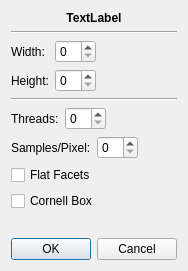
<?xml version="1.0" encoding="UTF-8"?>
<ui version="4.0">
 <class>PainterParametersFor3d</class>
 <widget class="QDialog" name="PainterParametersFor3d">
  <property name="geometry">
   <rect>
    <x>0</x>
    <y>0</y>
    <width>184</width>
    <height>271</height>
   </rect>
  </property>
  <property name="windowTitle">
   <string>Dialog</string>
  </property>
  <layout class="QVBoxLayout" name="verticalLayout">
   <item>
    <widget class="QLabel" name="label_space">
     <property name="font">
      <font>
       <weight>75</weight>
       <bold>true</bold>
      </font>
     </property>
     <property name="text">
      <string>TextLabel</string>
     </property>
     <property name="alignment">
      <set>Qt::AlignCenter</set>
     </property>
    </widget>
   </item>
   <item>
    <widget class="Line" name="line">
     <property name="orientation">
      <enum>Qt::Horizontal</enum>
     </property>
    </widget>
   </item>
   <item>
    <layout class="QHBoxLayout" name="horizontalLayout_2">
     <item>
      <layout class="QFormLayout" name="formLayout_3">
       <item row="0" column="0">
        <widget class="QLabel" name="label_2">
         <property name="text">
          <string>Width:</string>
         </property>
        </widget>
       </item>
       <item row="1" column="0">
        <widget class="QLabel" name="label_3">
         <property name="text">
          <string>Height:</string>
         </property>
        </widget>
       </item>
       <item row="0" column="1">
        <widget class="QSpinBox" name="spinBox_width"/>
       </item>
       <item row="1" column="1">
        <widget class="QSpinBox" name="spinBox_height"/>
       </item>
      </layout>
     </item>
     <item>
      <spacer name="horizontalSpacer_2">
       <property name="orientation">
        <enum>Qt::Horizontal</enum>
       </property>
       <property name="sizeHint" stdset="0">
        <size>
         <width>40</width>
         <height>20</height>
        </size>
       </property>
      </spacer>
     </item>
    </layout>
   </item>
   <item>
    <widget class="Line" name="line_2">
     <property name="orientation">
      <enum>Qt::Horizontal</enum>
     </property>
    </widget>
   </item>
   <item>
    <layout class="QHBoxLayout" name="horizontalLayout">
     <item>
      <layout class="QFormLayout" name="formLayout_2">
       <item row="0" column="0">
        <widget class="QLabel" name="label">
         <property name="text">
          <string>Threads:</string>
         </property>
        </widget>
       </item>
       <item row="0" column="1">
        <widget class="QSpinBox" name="spinBox_thread_count"/>
       </item>
      </layout>
     </item>
     <item>
      <spacer name="horizontalSpacer">
       <property name="orientation">
        <enum>Qt::Horizontal</enum>
       </property>
       <property name="sizeHint" stdset="0">
        <size>
         <width>40</width>
         <height>20</height>
        </size>
       </property>
      </spacer>
     </item>
    </layout>
   </item>
   <item>
    <layout class="QHBoxLayout" name="horizontalLayout_3">
     <item>
      <widget class="QLabel" name="label_4">
       <property name="text">
        <string>Samples/Pixel:</string>
       </property>
      </widget>
     </item>
     <item>
      <widget class="QSpinBox" name="spinBox_samples_per_pixel"/>
     </item>
     <item>
      <spacer name="horizontalSpacer_3">
       <property name="orientation">
        <enum>Qt::Horizontal</enum>
       </property>
       <property name="sizeHint" stdset="0">
        <size>
         <width>40</width>
         <height>20</height>
        </size>
       </property>
      </spacer>
     </item>
    </layout>
   </item>
   <item>
    <widget class="QCheckBox" name="checkBox_flat_facets">
     <property name="text">
      <string>Flat Facets</string>
     </property>
    </widget>
   </item>
   <item>
    <widget class="QCheckBox" name="checkBox_cornell_box">
     <property name="text">
      <string>Cornell Box</string>
     </property>
    </widget>
   </item>
   <item>
    <spacer name="verticalSpacer">
     <property name="orientation">
      <enum>Qt::Vertical</enum>
     </property>
     <property name="sizeHint" stdset="0">
      <size>
       <width>20</width>
       <height>40</height>
      </size>
     </property>
    </spacer>
   </item>
   <item>
    <widget class="QDialogButtonBox" name="buttonBox">
     <property name="orientation">
      <enum>Qt::Horizontal</enum>
     </property>
     <property name="standardButtons">
      <set>QDialogButtonBox::Cancel|QDialogButtonBox::Ok</set>
     </property>
     <property name="centerButtons">
      <bool>true</bool>
     </property>
    </widget>
   </item>
  </layout>
 </widget>
 <resources/>
 <connections>
  <connection>
   <sender>buttonBox</sender>
   <signal>accepted()</signal>
   <receiver>PainterParametersFor3d</receiver>
   <slot>accept()</slot>
   <hints>
    <hint type="sourcelabel">
     <x>248</x>
     <y>254</y>
    </hint>
    <hint type="destinationlabel">
     <x>157</x>
     <y>274</y>
    </hint>
   </hints>
  </connection>
  <connection>
   <sender>buttonBox</sender>
   <signal>rejected()</signal>
   <receiver>PainterParametersFor3d</receiver>
   <slot>reject()</slot>
   <hints>
    <hint type="sourcelabel">
     <x>316</x>
     <y>260</y>
    </hint>
    <hint type="destinationlabel">
     <x>286</x>
     <y>274</y>
    </hint>
   </hints>
  </connection>
 </connections>
</ui>
